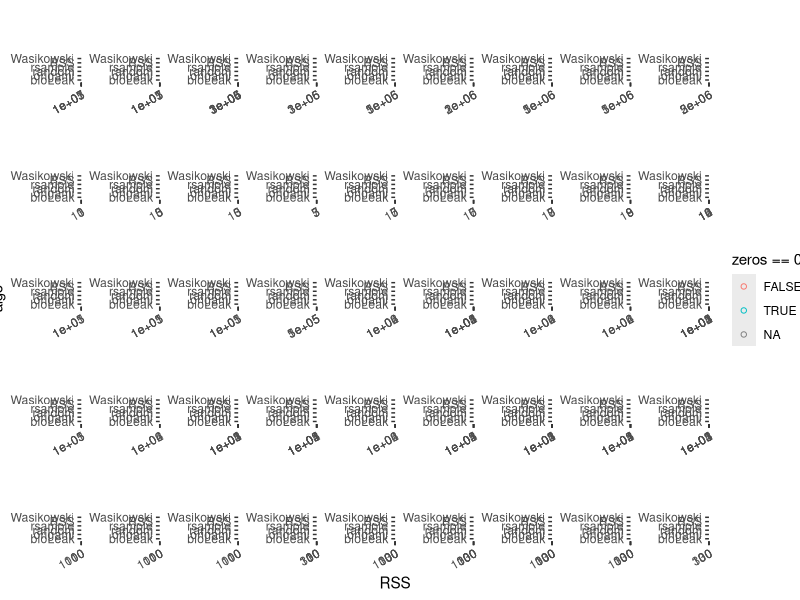
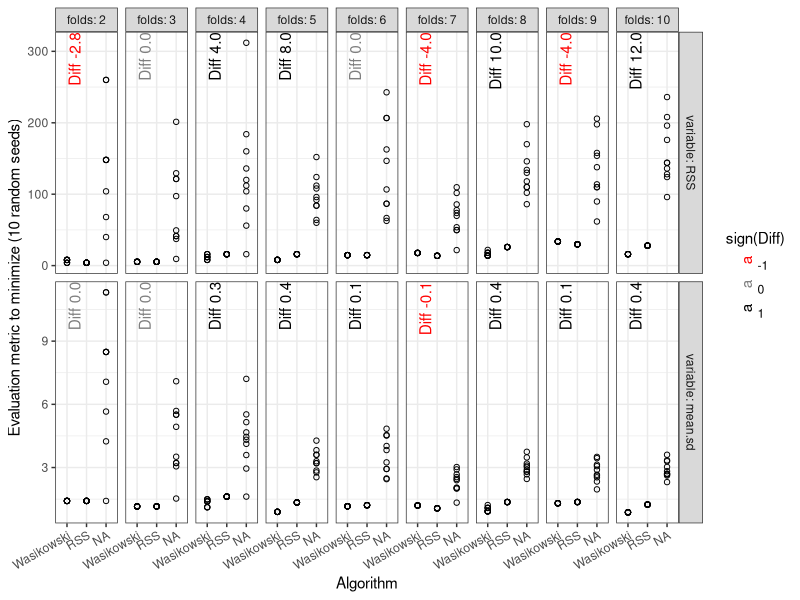
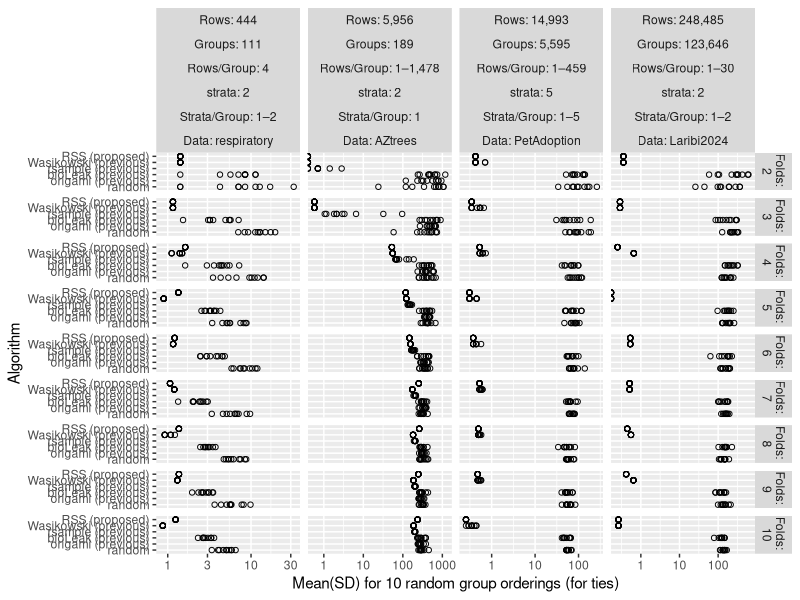
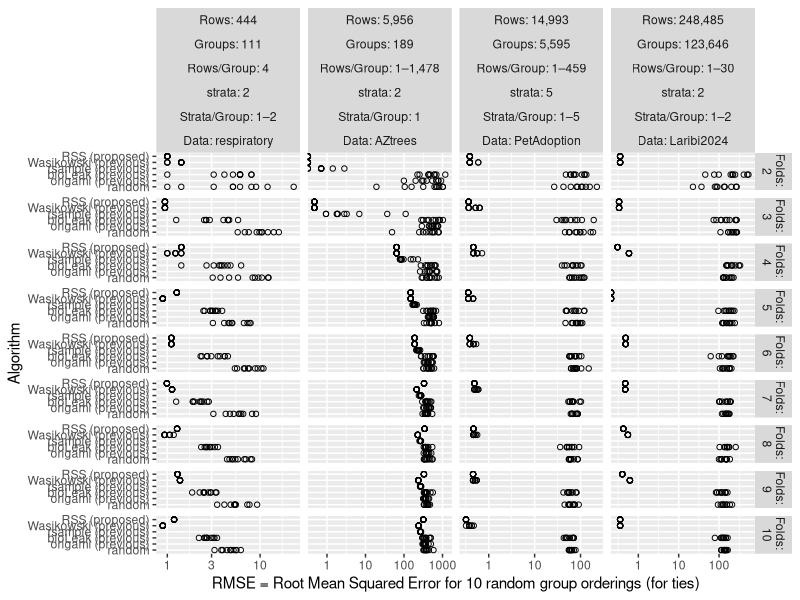
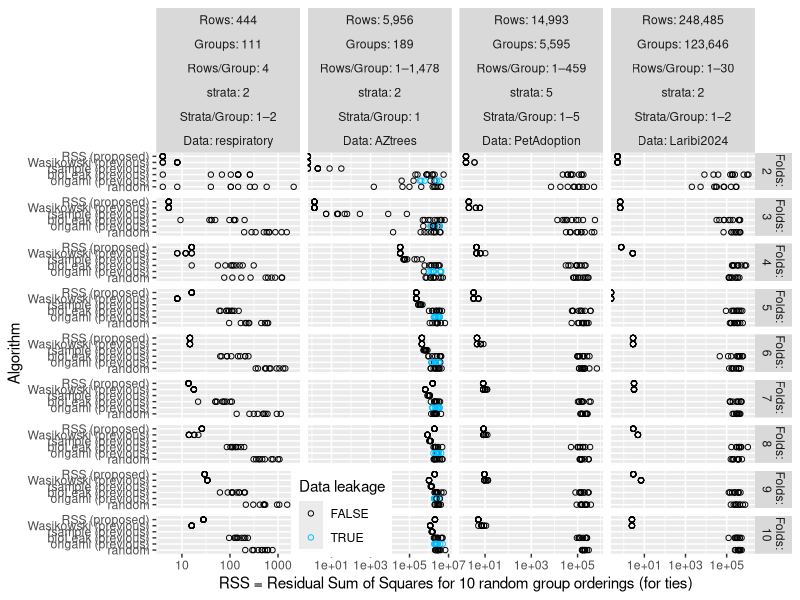
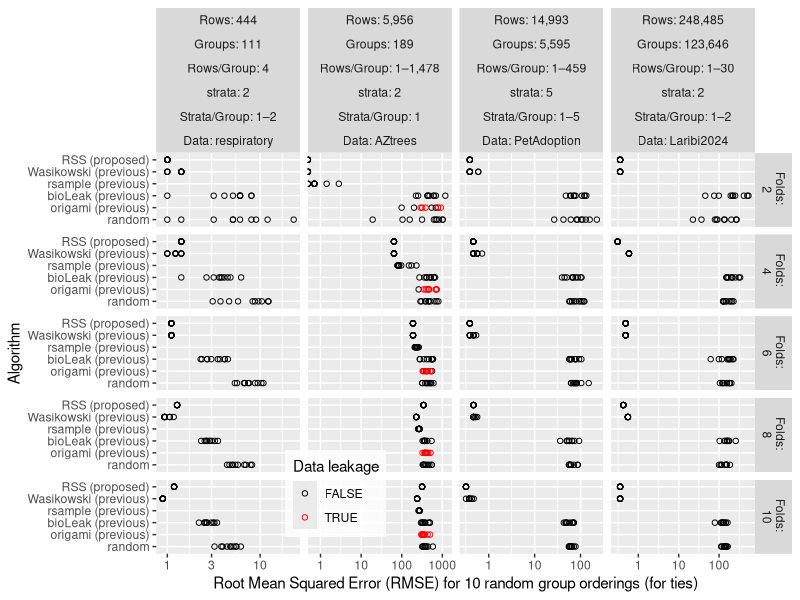

Reproduce these figures in R, in order.
library(data.table)
library(ggplot2)
algo.dt <- rowwiseDT(
  algo=, algo.disp=,
  "RSS", "RSS (proposed)",
  "Wasikowski", "Wasikowski (previous)",
  "rsample", "rsample (previous)",
  "bioLeak", "bioLeak (previous)",
  "origami", "origami (previous)",
  "random", "random"
)[, Algorithm := factor(algo.disp, rev(algo.disp))][]
afac <- function(a)factor(a, c("Wasikowski", "RSS"))
several_Tasks_raw <- fread("several_Tasks_data.csv")[, let(
  Data = data.name,
  Algo = afac(algo),
  Folds = factor(paste0("\n", folds), unique(paste0("\n", folds)))
)]
meta.dt <- fread("data_meta.csv")[order(rows)][, Rows := factor(Rows, Rows)][]
several_Tasks <- several_Tasks_raw[meta.dt, on="data.name"][, leakage := bad.groups>0][algo.dt, on = "algo"]
several_Tasks[, table(data.name, algo, useNA="always")]
gg <- ggplot()+
  theme(axis.text.x=element_text(angle=30, hjust=1))+
  geom_point(aes(
    RSS, algo, color=zeros==0),
    shape=1,
    data=several_Tasks)+
  facet_wrap(
    c("Data","folds"),
    scales="free",
    labeller=label_both,
    ncol=length(unique(several_Tasks$folds)))+
  scale_x_log10()
## png("several_Tasks_wrap.png", width=20, height=6, units="in", res=200)
print(gg)
## dev.off()


several_Tasks[Data=="respiratory" & folds==9]

clong <- melt(several_Tasks[algo!="random"], measure.vars=c("RSS", "mean.sd"))
(cwide <- dcast(clong, Data+folds+variable~algo, mean)[, let(
  diff=RSS-Wasikowski,
  lr = log10(RSS/Wasikowski)
)][])
(wider <- dcast(cwide, Data+folds~variable, value.var="lr"))
wider[sign(RSS)!=sign(mean.sd)]
gg <- ggplot()+
  theme_bw()+
  theme(axis.text.x=element_text(angle=30, hjust=1))+
  geom_text(aes(
    afac("RSS"), Inf, label=sprintf("Diff %.1f", diff), color=factor(sign(diff))),
    data=cwide[Data=="respiratory"],
    angle=90,
    hjust=1,
    vjust=-0.5)+
  scale_color_manual("sign(Diff)", values=c(
    "0"="grey50",
    "1"="black",
    "-1"="red"))+
  scale_y_continuous("Evaluation metric to minimize (10 random seeds)")+
  scale_x_discrete("Algorithm", drop=FALSE)+
  geom_point(aes(
    Algo, value),
    shape=1,
    data=clong[Data == "respiratory"])+
  facet_grid(
    variable ~ folds,
    scales="free",
    labeller=label_both)
png("several_Tasks_respiratory.png", width=10, height=5, units="in", res=200)
print(gg)
dev.off()

height.in <- 8

gg <- ggplot()+
  geom_point(aes(
    mean.sd, Algorithm),
    shape=1,
    data=several_Tasks[Data != "five"])+
  facet_grid(
    Folds ~ Rows + Groups + `Rows/Group` + strata + `Strata/Group` + Data,
    scales="free",
    labeller=label_both)+
  scale_x_log10("Mean(SD) for 10 random group orderings (for ties)")
png("several_Tasks_sd.png", width=10, height=height.in, units="in", res=200)
print(gg)
dev.off()

gg <- ggplot()+
  geom_point(aes(
    RMSE, Algorithm),
    shape=1,
    data=several_Tasks[Data != "five"])+
  facet_grid(
    Folds ~ Rows + Groups + `Rows/Group` + strata + `Strata/Group` +Data,
    scales="free",
    labeller=label_both)+
  scale_x_log10("RMSE = Root Mean Squared Error for 10 random group orderings (for ties)")
png("several_Tasks_RMSE.png", width=10, height=height.in, units="in", res=200)
print(gg)
dev.off()

gg <- ggplot()+
  geom_point(aes(
    RSS, Algorithm, color=leakage),
    shape=1,
    data=several_Tasks[Data != "five" & is.finite(RSS)])+
  scale_color_manual(
    "Data leakage",
    values=c(
    "TRUE"="deepskyblue",
    "FALSE"="black"))+
  facet_grid(
    Folds ~ Rows + Groups + `Rows/Group` + strata + `Strata/Group` +Data,
    scales="free",
    labeller=label_both)+
  scale_x_log10("RSS = Residual Sum of Squares for 10 random group orderings (for ties)")+
  theme(legend.position=c(0.31, 0.1))
png("several_Tasks.png", width=12, height=height.in, units="in", res=200)
print(gg)
dev.off()

gg <- ggplot()+
  geom_point(aes(
    RMSE, Algorithm, color=leakage),
    shape=1,
    data=several_Tasks[Data != "five" & is.finite(RSS) & (folds %% 2)==0])+
  scale_color_manual(
    "Data leakage",
    values=c(
    "TRUE"="red",
    "FALSE"="black"))+
  facet_grid(
    Folds ~ Rows + Groups + `Rows/Group` + strata + `Strata/Group` +Data,
    scales="free",
    labeller=label_both)+
  scale_x_log10("Root Mean Squared Error (RMSE) for 10 random group orderings (for ties)")+
  theme(
    legend.position=c(0.3, 0.15),
    legend.background=element_rect(fill="#ffffffcc"))
png("several_Tasks_even.png", width=8, height=5.5, units="in", res=200)
print(gg)
dev.off()
